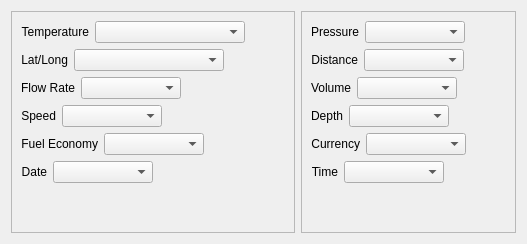
         <widget class="QWidget" name="tabUnits">
          <attribute name="title">
           <string>Units</string>
          </attribute>
          <layout class="QVBoxLayout" name="verticalLayout_5">
           <item>
            <layout class="QHBoxLayout" name="horizontalLayout_36">
             <item>
              <widget class="QFrame" name="frame_2">
               <property name="frameShape">
                <enum>QFrame::Shape::StyledPanel</enum>
               </property>
               <property name="frameShadow">
                <enum>QFrame::Shadow::Raised</enum>
               </property>
               <layout class="QVBoxLayout" name="verticalLayout_2">
                <item>
                 <layout class="QHBoxLayout" name="horizontalLayout_4">
                  <item>
                   <widget class="QLabel" name="labelUnitsTemp">
                    <property name="text">
                     <string>Temperature</string>
                    </property>
                    <property name="alignment">
                     <set>Qt::AlignmentFlag::AlignRight|Qt::AlignmentFlag::AlignTrailing|Qt::AlignmentFlag::AlignVCenter</set>
                    </property>
                   </widget>
                  </item>
                  <item>
                   <widget class="QComboBox" name="comboBoxUnitsTemp">
                    <property name="minimumSize">
                     <size>
                      <width>150</width>
                      <height>0</height>
                     </size>
                    </property>
                    <property name="maximumSize">
                     <size>
                      <width>150</width>
                      <height>16777215</height>
                     </size>
                    </property>
                   </widget>
                  </item>
                  <item>
                   <spacer name="horizontalSpacer_16">
                    <property name="orientation">
                     <enum>Qt::Orientation::Horizontal</enum>
                    </property>
                    <property name="sizeHint" stdset="0">
                     <size>
                      <width>40</width>
                      <height>20</height>
                     </size>
                    </property>
                   </spacer>
                  </item>
                 </layout>
                </item>
                <item>
                 <layout class="QHBoxLayout" name="horizontalLayout_6">
                  <item>
                   <widget class="QLabel" name="labelLatLong">
                    <property name="text">
                     <string>Lat/Long</string>
                    </property>
                    <property name="alignment">
                     <set>Qt::AlignmentFlag::AlignRight|Qt::AlignmentFlag::AlignTrailing|Qt::AlignmentFlag::AlignVCenter</set>
                    </property>
                   </widget>
                  </item>
                  <item>
                   <widget class="QComboBox" name="comboBoxUnitsLatLong">
                    <property name="minimumSize">
                     <size>
                      <width>150</width>
                      <height>0</height>
                     </size>
                    </property>
                    <property name="maximumSize">
                     <size>
                      <width>150</width>
                      <height>16777215</height>
                     </size>
                    </property>
                    <property name="toolTip">
                     <string>&lt;html&gt;&lt;head/&gt;&lt;body&gt;&lt;p&gt;DD.DDDD - 37.1234&lt;/p&gt;&lt;p&gt;DD°MM’SS -  37° 46' 29.64&amp;quot; N&lt;/p&gt;&lt;p&gt;DD°MM.MMM’ - 37° 46.494' N&lt;br/&gt;&lt;/p&gt;&lt;/body&gt;&lt;/html&gt;</string>
                    </property>
                   </widget>
                  </item>
                  <item>
                   <spacer name="horizontalSpacer_18">
                    <property name="orientation">
                     <enum>Qt::Orientation::Horizontal</enum>
                    </property>
                    <property name="sizeHint" stdset="0">
                     <size>
                      <width>40</width>
                      <height>20</height>
                     </size>
                    </property>
                   </spacer>
                  </item>
                 </layout>
                </item>
                <item>
                 <layout class="QHBoxLayout" name="horizontalLayout_24">
                  <item>
                   <widget class="QLabel" name="labelFlowRate">
                    <property name="text">
                     <string>Flow Rate</string>
                    </property>
                    <property name="alignment">
                     <set>Qt::AlignmentFlag::AlignRight|Qt::AlignmentFlag::AlignTrailing|Qt::AlignmentFlag::AlignVCenter</set>
                    </property>
                   </widget>
                  </item>
                  <item>
                   <widget class="QComboBox" name="comboBoxUnitsFlowRate">
                    <property name="minimumSize">
                     <size>
                      <width>100</width>
                      <height>0</height>
                     </size>
                    </property>
                   </widget>
                  </item>
                  <item>
                   <spacer name="horizontalSpacer_19">
                    <property name="orientation">
                     <enum>Qt::Orientation::Horizontal</enum>
                    </property>
                    <property name="sizeHint" stdset="0">
                     <size>
                      <width>40</width>
                      <height>20</height>
                     </size>
                    </property>
                   </spacer>
                  </item>
                 </layout>
                </item>
                <item>
                 <layout class="QHBoxLayout" name="horizontalLayout_28">
                  <item>
                   <widget class="QLabel" name="labelSpeed">
                    <property name="text">
                     <string>Speed</string>
                    </property>
                    <property name="alignment">
                     <set>Qt::AlignmentFlag::AlignRight|Qt::AlignmentFlag::AlignTrailing|Qt::AlignmentFlag::AlignVCenter</set>
                    </property>
                   </widget>
                  </item>
                  <item>
                   <widget class="QComboBox" name="comboBoxUnitsSpeed">
                    <property name="minimumSize">
                     <size>
                      <width>100</width>
                      <height>0</height>
                     </size>
                    </property>
                   </widget>
                  </item>
                  <item>
                   <spacer name="horizontalSpacer_20">
                    <property name="orientation">
                     <enum>Qt::Orientation::Horizontal</enum>
                    </property>
                    <property name="sizeHint" stdset="0">
                     <size>
                      <width>40</width>
                      <height>20</height>
                     </size>
                    </property>
                   </spacer>
                  </item>
                 </layout>
                </item>
                <item>
                 <layout class="QHBoxLayout" name="horizontalLayout_30">
                  <item>
                   <widget class="QLabel" name="labelFuelEconomy">
                    <property name="text">
                     <string>Fuel Economy</string>
                    </property>
                    <property name="alignment">
                     <set>Qt::AlignmentFlag::AlignRight|Qt::AlignmentFlag::AlignTrailing|Qt::AlignmentFlag::AlignVCenter</set>
                    </property>
                   </widget>
                  </item>
                  <item>
                   <widget class="QComboBox" name="comboBoxUnitsFuelEconomy">
                    <property name="minimumSize">
                     <size>
                      <width>100</width>
                      <height>0</height>
                     </size>
                    </property>
                    <property name="toolTip">
                     <string>&lt;html&gt;&lt;head/&gt;&lt;body&gt;&lt;p&gt;Liters per Nautical Mile (L/nm)&lt;/p&gt;&lt;p&gt;Gallons per Nautical Mile (gal/nm)&lt;/p&gt;&lt;p&gt;Miles per Gallon (mpg)&lt;/p&gt;&lt;p&gt;Nautical Miles per Liter (nm/L)&lt;/p&gt;&lt;p&gt;Nautical Miles per Gallon (nm/gal)&lt;/p&gt;&lt;/body&gt;&lt;/html&gt;</string>
                    </property>
                   </widget>
                  </item>
                  <item>
                   <spacer name="horizontalSpacer_21">
                    <property name="orientation">
                     <enum>Qt::Orientation::Horizontal</enum>
                    </property>
                    <property name="sizeHint" stdset="0">
                     <size>
                      <width>40</width>
                      <height>20</height>
                     </size>
                    </property>
                   </spacer>
                  </item>
                 </layout>
                </item>
                <item>
                 <layout class="QHBoxLayout" name="horizontalLayout_32">
                  <item>
                   <widget class="QLabel" name="labelDate">
                    <property name="text">
                     <string>Date</string>
                    </property>
                    <property name="alignment">
                     <set>Qt::AlignmentFlag::AlignRight|Qt::AlignmentFlag::AlignTrailing|Qt::AlignmentFlag::AlignVCenter</set>
                    </property>
                   </widget>
                  </item>
                  <item>
                   <widget class="QComboBox" name="comboBoxUnitsDate">
                    <property name="minimumSize">
                     <size>
                      <width>100</width>
                      <height>0</height>
                     </size>
                    </property>
                    <property name="toolTip">
                     <string>&lt;html&gt;&lt;head/&gt;&lt;body&gt;&lt;p&gt;Liters per Nautical Mile (L/nm)&lt;/p&gt;&lt;p&gt;Gallons per Nautical Mile (gal/nm)&lt;/p&gt;&lt;p&gt;Miles per Gallon (mpg)&lt;/p&gt;&lt;p&gt;Nautical Miles per Liter (nm/L)&lt;/p&gt;&lt;p&gt;Nautical Miles per Gallon (nm/gal)&lt;/p&gt;&lt;/body&gt;&lt;/html&gt;</string>
                    </property>
                   </widget>
                  </item>
                  <item>
                   <spacer name="horizontalSpacer_26">
                    <property name="orientation">
                     <enum>Qt::Orientation::Horizontal</enum>
                    </property>
                    <property name="sizeHint" stdset="0">
                     <size>
                      <width>40</width>
                      <height>20</height>
                     </size>
                    </property>
                   </spacer>
                  </item>
                 </layout>
                </item>
                <item>
                 <spacer name="verticalSpacer">
                  <property name="orientation">
                   <enum>Qt::Orientation::Vertical</enum>
                  </property>
                  <property name="sizeHint" stdset="0">
                   <size>
                    <width>20</width>
                    <height>40</height>
                   </size>
                  </property>
                 </spacer>
                </item>
               </layout>
              </widget>
             </item>
             <item>
              <widget class="QFrame" name="frame">
               <property name="frameShape">
                <enum>QFrame::Shape::StyledPanel</enum>
               </property>
               <property name="frameShadow">
                <enum>QFrame::Shadow::Raised</enum>
               </property>
               <layout class="QVBoxLayout" name="verticalLayout_3">
                <item>
                 <layout class="QHBoxLayout" name="horizontalLayout_31">
                  <item>
                   <widget class="QLabel" name="labelUnitsPressure">
                    <property name="text">
                     <string>Pressure</string>
                    </property>
                    <property name="alignment">
                     <set>Qt::AlignmentFlag::AlignRight|Qt::AlignmentFlag::AlignTrailing|Qt::AlignmentFlag::AlignVCenter</set>
                    </property>
                   </widget>
                  </item>
                  <item>
                   <widget class="QComboBox" name="comboBoxUnitsPressure">
                    <property name="minimumSize">
                     <size>
                      <width>100</width>
                      <height>0</height>
                     </size>
                    </property>
                    <property name="maximumSize">
                     <size>
                      <width>100</width>
                      <height>16777215</height>
                     </size>
                    </property>
                   </widget>
                  </item>
                  <item>
                   <spacer name="horizontalSpacer_17">
                    <property name="orientation">
                     <enum>Qt::Orientation::Horizontal</enum>
                    </property>
                    <property name="sizeHint" stdset="0">
                     <size>
                      <width>40</width>
                      <height>20</height>
                     </size>
                    </property>
                   </spacer>
                  </item>
                 </layout>
                </item>
                <item>
                 <layout class="QHBoxLayout" name="horizontalLayout_34">
                  <item>
                   <widget class="QLabel" name="labelDepth_2">
                    <property name="text">
                     <string>Distance</string>
                    </property>
                    <property name="alignment">
                     <set>Qt::AlignmentFlag::AlignRight|Qt::AlignmentFlag::AlignTrailing|Qt::AlignmentFlag::AlignVCenter</set>
                    </property>
                   </widget>
                  </item>
                  <item>
                   <widget class="QComboBox" name="comboBoxUnitsDistance">
                    <property name="minimumSize">
                     <size>
                      <width>100</width>
                      <height>0</height>
                     </size>
                    </property>
                    <property name="maximumSize">
                     <size>
                      <width>100</width>
                      <height>16777215</height>
                     </size>
                    </property>
                    <property name="toolTip">
                     <string>&lt;html&gt;&lt;head/&gt;&lt;body&gt;&lt;p&gt;km &amp;amp; m — Kilometers and Meters &lt;/p&gt;&lt;p&gt;NM &amp;amp; ft — Nautical miles and Feet&lt;/p&gt;&lt;p&gt;mi &amp;amp; ft — Miles and Feet&lt;/p&gt;&lt;p&gt;&lt;br/&gt;&lt;/p&gt;&lt;/body&gt;&lt;/html&gt;</string>
                    </property>
                   </widget>
                  </item>
                  <item>
                   <spacer name="horizontalSpacer_22">
                    <property name="orientation">
                     <enum>Qt::Orientation::Horizontal</enum>
                    </property>
                    <property name="sizeHint" stdset="0">
                     <size>
                      <width>40</width>
                      <height>20</height>
                     </size>
                    </property>
                   </spacer>
                  </item>
                 </layout>
                </item>
                <item>
                 <layout class="QHBoxLayout" name="horizontalLayout_35">
                  <item>
                   <widget class="QLabel" name="labelVolume">
                    <property name="text">
                     <string>Volume</string>
                    </property>
                    <property name="alignment">
                     <set>Qt::AlignmentFlag::AlignRight|Qt::AlignmentFlag::AlignTrailing|Qt::AlignmentFlag::AlignVCenter</set>
                    </property>
                   </widget>
                  </item>
                  <item>
                   <widget class="QComboBox" name="comboBoxUnitsVolume">
                    <property name="minimumSize">
                     <size>
                      <width>100</width>
                      <height>0</height>
                     </size>
                    </property>
                    <property name="maximumSize">
                     <size>
                      <width>125</width>
                      <height>16777215</height>
                     </size>
                    </property>
                   </widget>
                  </item>
                  <item>
                   <spacer name="horizontalSpacer_23">
                    <property name="orientation">
                     <enum>Qt::Orientation::Horizontal</enum>
                    </property>
                    <property name="sizeHint" stdset="0">
                     <size>
                      <width>40</width>
                      <height>20</height>
                     </size>
                    </property>
                   </spacer>
                  </item>
                 </layout>
                </item>
                <item>
                 <layout class="QHBoxLayout" name="horizontalLayout_37">
                  <item>
                   <widget class="QLabel" name="labelDepth">
                    <property name="text">
                     <string>Depth</string>
                    </property>
                    <property name="alignment">
                     <set>Qt::AlignmentFlag::AlignRight|Qt::AlignmentFlag::AlignTrailing|Qt::AlignmentFlag::AlignVCenter</set>
                    </property>
                   </widget>
                  </item>
                  <item>
                   <widget class="QComboBox" name="comboBoxUnitsDepth">
                    <property name="minimumSize">
                     <size>
                      <width>100</width>
                      <height>0</height>
                     </size>
                    </property>
                    <property name="maximumSize">
                     <size>
                      <width>100</width>
                      <height>16777215</height>
                     </size>
                    </property>
                   </widget>
                  </item>
                  <item>
                   <spacer name="horizontalSpacer_24">
                    <property name="orientation">
                     <enum>Qt::Orientation::Horizontal</enum>
                    </property>
                    <property name="sizeHint" stdset="0">
                     <size>
                      <width>40</width>
                      <height>20</height>
                     </size>
                    </property>
                   </spacer>
                  </item>
                 </layout>
                </item>
                <item>
                 <layout class="QHBoxLayout" name="horizontalLayout_41">
                  <item>
                   <widget class="QLabel" name="labelCurrency">
                    <property name="text">
                     <string>Currency</string>
                    </property>
                    <property name="alignment">
                     <set>Qt::AlignmentFlag::AlignRight|Qt::AlignmentFlag::AlignTrailing|Qt::AlignmentFlag::AlignVCenter</set>
                    </property>
                   </widget>
                  </item>
                  <item>
                   <widget class="QComboBox" name="comboBoxUnitsCurrency">
                    <property name="minimumSize">
                     <size>
                      <width>100</width>
                      <height>0</height>
                     </size>
                    </property>
                    <property name="maximumSize">
                     <size>
                      <width>125</width>
                      <height>16777215</height>
                     </size>
                    </property>
                   </widget>
                  </item>
                  <item>
                   <spacer name="horizontalSpacer_25">
                    <property name="orientation">
                     <enum>Qt::Orientation::Horizontal</enum>
                    </property>
                    <property name="sizeHint" stdset="0">
                     <size>
                      <width>40</width>
                      <height>20</height>
                     </size>
                    </property>
                   </spacer>
                  </item>
                 </layout>
                </item>
                <item>
                 <layout class="QHBoxLayout" name="horizontalLayout_38">
                  <item>
                   <widget class="QLabel" name="labelTime">
                    <property name="text">
                     <string>Time</string>
                    </property>
                    <property name="alignment">
                     <set>Qt::AlignmentFlag::AlignRight|Qt::AlignmentFlag::AlignTrailing|Qt::AlignmentFlag::AlignVCenter</set>
                    </property>
                   </widget>
                  </item>
                  <item>
                   <widget class="QComboBox" name="comboBoxUnitsTime">
                    <property name="minimumSize">
                     <size>
                      <width>100</width>
                      <height>0</height>
                     </size>
                    </property>
                    <property name="toolTip">
                     <string>&lt;html&gt;&lt;head/&gt;&lt;body&gt;&lt;p&gt;Liters per Nautical Mile (L/nm)&lt;/p&gt;&lt;p&gt;Gallons per Nautical Mile (gal/nm)&lt;/p&gt;&lt;p&gt;Miles per Gallon (mpg)&lt;/p&gt;&lt;p&gt;Nautical Miles per Liter (nm/L)&lt;/p&gt;&lt;p&gt;Nautical Miles per Gallon (nm/gal)&lt;/p&gt;&lt;/body&gt;&lt;/html&gt;</string>
                    </property>
                   </widget>
                  </item>
                  <item>
                   <spacer name="horizontalSpacer_27">
                    <property name="orientation">
                     <enum>Qt::Orientation::Horizontal</enum>
                    </property>
                    <property name="sizeHint" stdset="0">
                     <size>
                      <width>40</width>
                      <height>20</height>
                     </size>
                    </property>
                   </spacer>
                  </item>
                 </layout>
                </item>
                <item>
                 <spacer name="verticalSpacer_3">
                  <property name="orientation">
                   <enum>Qt::Orientation::Vertical</enum>
                  </property>
                  <property name="sizeHint" stdset="0">
                   <size>
                    <width>20</width>
                    <height>19</height>
                   </size>
                  </property>
                 </spacer>
                </item>
               </layout>
              </widget>
             </item>
            </layout>
           </item>
          </layout>
         </widget>
